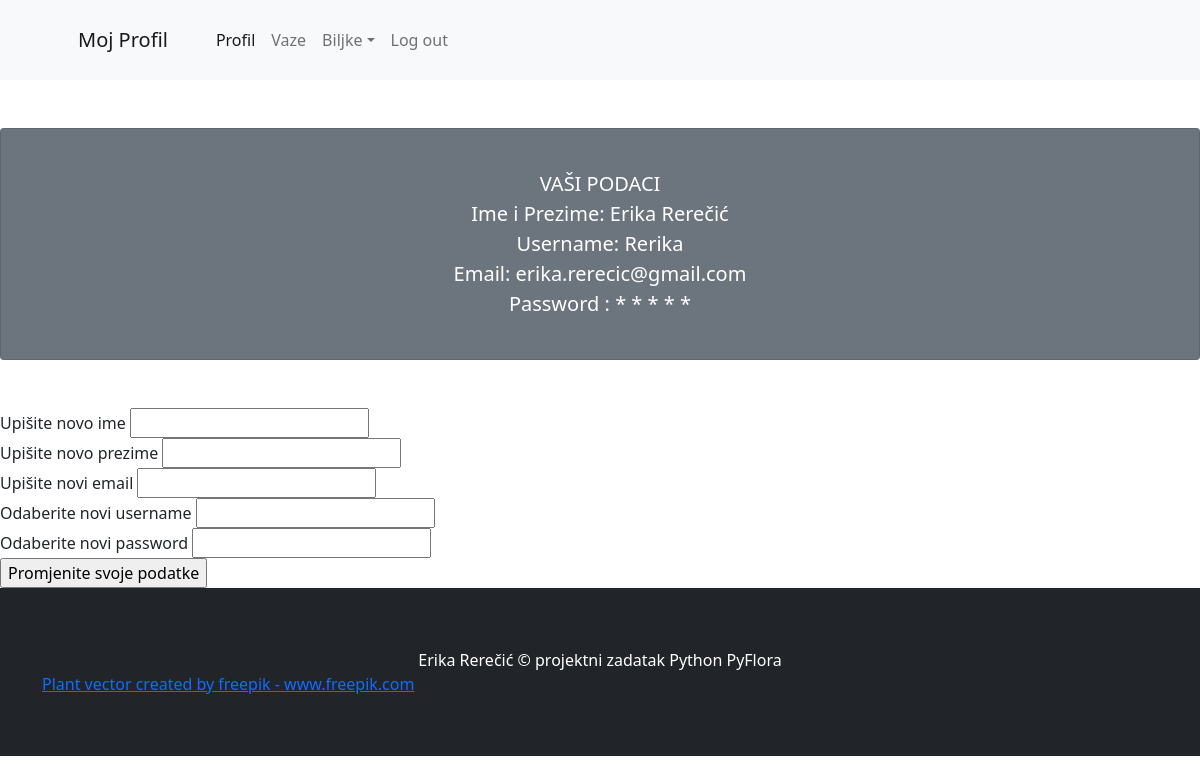
The page /profil (signed in) on the database as committed earlier.
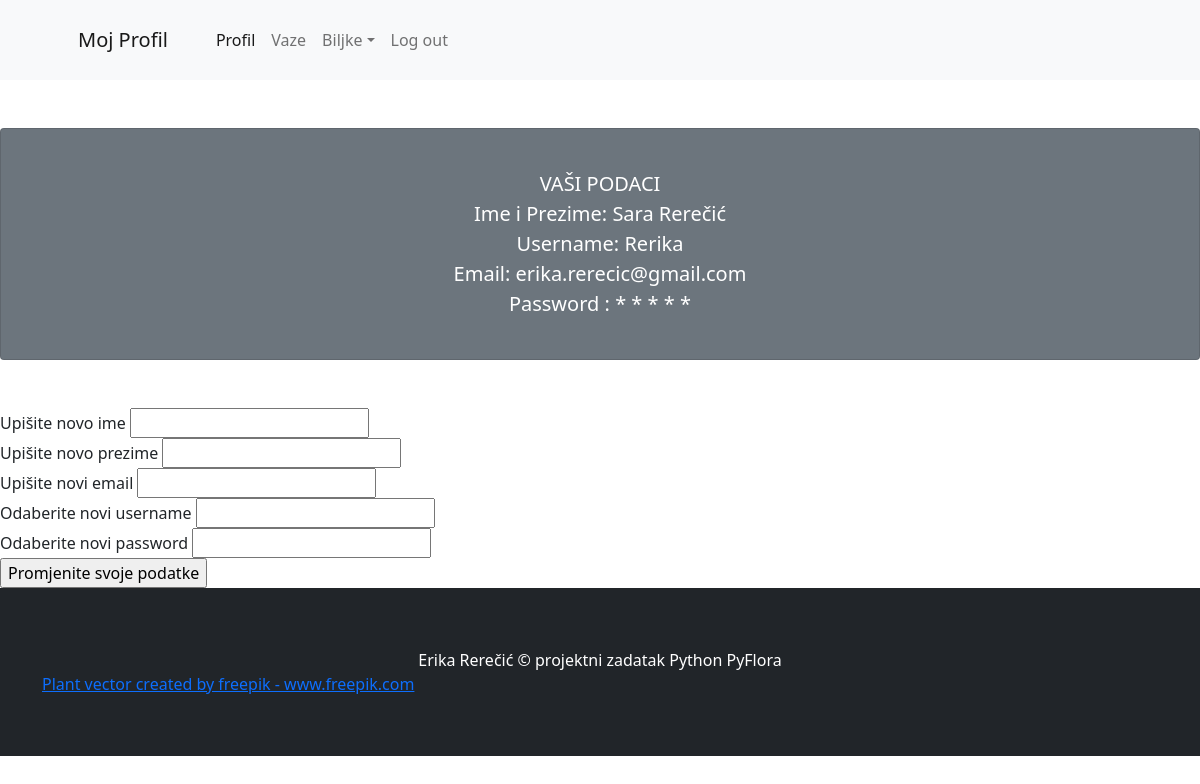
The same page on the database as committed later.
### app.py (models this page shows)
class User (db.Model, UserMixin):
    __tablename__ = 'User'
    id = db.Column(db.Integer(), primary_key = True )
    ime = db.Column(db.String(50), nullable = False)
    prezime = db.Column (db.String())
    email = db.Column (db.String(50), unique = True , nullable = False)
    username = db.Column(db.String(50), unique = True , nullable = False)
    password = db.Column (db.Integer(), nullable = False)

### app.py (the view, shortened to what this page needs)
@app.route('/profil', methods = ['GET' , 'POST'])
@login_required
def profil():
    user=User.query.get(1)
    form = Profil ()
    return render_template('Profil.html', form = form , user = user)

### app.py
class Profil (FlaskForm):
    ime= StringField('Upišite novo ime')
    prezime = StringField('Upišite novo prezime')
    email = StringField('Upišite novi email')
    username = StringField('Odaberite novi username')
    password = PasswordField('Odaberite novi password')
    submit = SubmitField('Promjenite svoje podatke')

### app.py (called while the page is built)
@login_manager.user_loader
def load_user(user_id):
    return User.query.get(user_id)

### template/Profil.html (shortened to what this page needs)
{% extends 'layout.html'%}
{%block title%} Moj Profil {%endblock%}
{%block content%}
<div class="card text-white bg-secondary my-5 py-4 text-center">
    <div class="card-body">
        <p class="lead text-white m-0">
            <strong>
                VAŠI PODACI
            </strong><br>
            Ime i Prezime: {{user.ime}} {{user.prezime}} <br>
            Username: {{ user.username }}<br>
            Email: {{ user.email}}<br>
            Password :
            {%for sign in user.password%}
                *
            {%endfor%}<br>
        </p>
    </div>
</div>
<form method="POST">
    {{form.ime.label}}
    {{form.ime}} <br>
    {{form.prezime.label}}
    {{form.prezime}} <br>
    {{form.email.label}}
    {{form.email}} <br>
    {{form.username.label}}
    {{form.username}}<br>
    {{form.password.label}}
    {{form.password}}<br>
    {{form.submit()}}
</form>
{%endblock%}

### template/layout.html (shortened to what this page needs)
<!DOCTYPE html>
<html lang="en">
    <head>
        <link href="https://cdn.jsdelivr.net/npm/bootstrap-icons@1.5.0/font/bootstrap-icons.css" rel="stylesheet" />
        <link href="{{url_for('static', filename = 'css/styles.css')}}" rel="stylesheet" />
    </head>
    <body>
        <nav class="navbar navbar-expand-lg navbar-light bg-light">
            <div class="container px-4 px-lg-5">
                <a class="navbar-brand" href="#!">{%block title%}  {%endblock%}</a>
                <div class="collapse navbar-collapse" id="navbarSupportedContent">
                    <ul class="navbar-nav me-auto mb-2 mb-lg-0 ms-lg-4">
                        <li class="nav-item"><a class="nav-link active" aria-current="page" href="/profil">Profil</a></li>
                        <li class="nav-item"><a class="nav-link" href="/">Vaze</a></li>
                        <li class="nav-item dropdown">
                            <a class="nav-link dropdown-toggle" id="navbarDropdown" href="#" role="button" data-bs-toggle="dropdown" aria-expanded="false">Biljke</a>
                        </li>
                        <li class="nav-item"><a class="nav-link" href="/logout">Log out</a></li>
                    </ul>
                </div>
            </div>
        </nav>
        {%block content%}
        {%endblock%}
        <footer class="py-5 bg-dark">
            <div class="container"><p class="m-0 text-center text-white">Erika Rerečić &copy; projektni zadatak Python PyFlora</p>
                <a href='https://www.freepik.com/vectors/plant'>Plant vector created by freepik - www.freepik.com</a>
            </div>
        </footer>
    </body>
</html>

Rows that differ between the two databases and show on the page:
changed User "Rerečić": ime "Erika" → "Sara"
